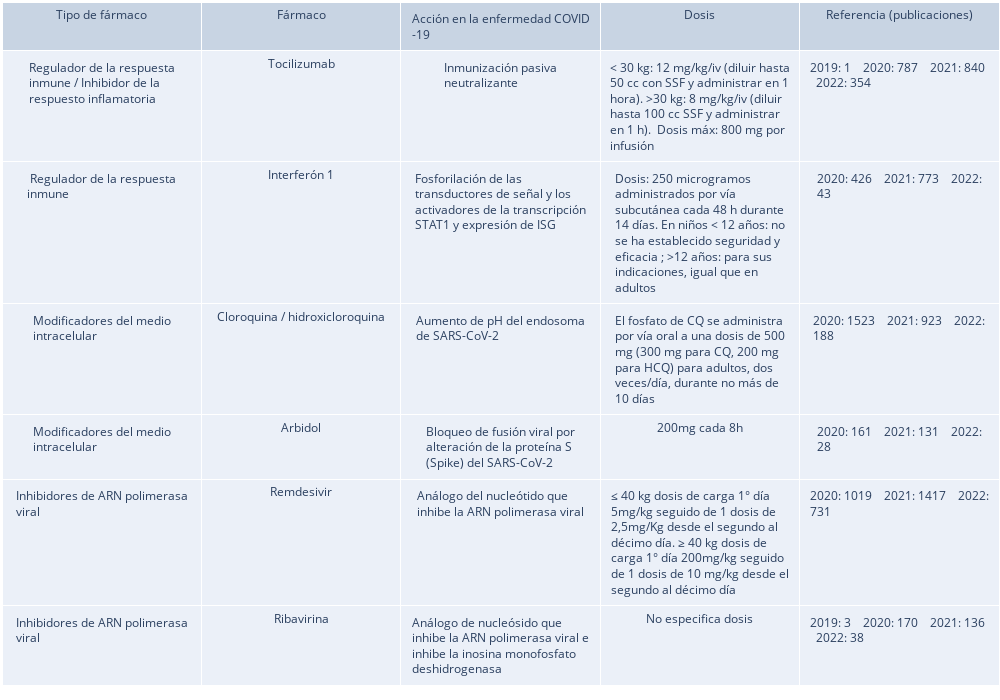

The code cell stored with this chart in its notebook:
### Code cell
import plotly.graph_objects as go
 
fig = go.Figure(data=[go.Table(header=dict(values=['Tipo de fármaco', 'Fármaco', 'Acción en la enfermedad COVID -19','Dosis','Referencia (publicaciones)']),
                cells=dict(values=[['Regulador de la respuesta inmune / Inhibidor de la respuesto inflamatoria', ' Regulador de la respuesta inmune' , 'Modificadores del medio intracelular', 'Modificadores del medio intracelular', 'Inhibidores de ARN polimerasa viral', 'Inhibidores de ARN polimerasa viral'], ['Tocilizumab','Interferón 1','Cloroquina / hidroxicloroquina','Arbidol','Remdesivir','Ribavirina'], ['Inmunización pasiva neutralizante', 'Fosforilación de las transductores de señal y los activadores de la transcripción STAT1 y expresión de ISG', 'Aumento de pH del endosoma de SARS-CoV-2', 'Bloqueo de fusión viral por alteración de la proteína S (Spike) del SARS-CoV-2', 'Análogo del nucleótido que inhibe la ARN polimerasa viral', 'Análogo de nucleósido que inhibe la ARN polimerasa viral e inhibe la inosina monofosfato deshidrogenasa'], ['< 30 kg: 12 mg/kg/iv (diluir hasta 50 cc con SSF y administrar en 1 hora). >30 kg: 8 mg/kg/iv (diluir hasta 100 cc SSF y administrar en 1 h).  Dosis máx: 800 mg por infusión', 'Dosis: 250 microgramos administrados por vía subcutánea cada 48 h durante 14 días. En niños < 12 años: no se ha establecido seguridad y eficacia ; >12 años: para sus indicaciones, igual que en adultos', 'El fosfato de CQ se administra por vía oral a una dosis de 500 mg (300 mg para CQ, 200 mg para HCQ) para adultos, dos veces/día, durante no más de 10 días', '200mg cada 8h', '≤ 40 kg dosis de carga 1° día 5mg/kg seguido de 1 dosis de 2,5mg/Kg desde el segundo al décimo día. ≥ 40 kg dosis de carga 1° día 200mg/kg seguido de 1 dosis de 10 mg/kg desde el segundo al décimo día', 'No especifica dosis'], ['2019: 1    2020: 787    2021: 840    2022: 354', '2020: 426    2021: 773    2022: 43', '2020: 1523    2021: 923    2022: 188', '2020: 161    2021: 131    2022: 28', '2020: 1019    2021: 1417    2022: 731', '2019: 3    2020: 170    2021: 136    2022: 38']]))
                    ])
fig.update_layout(height=700, width=1000, margin=dict(r=1, l=2, t=2, b=2))
fig.show()

### Figure 1 — Plotly figure (JSON) as saved in the notebook; plotly's stock layout.template omitted (floating-point values rounded to 4 significant figures)
{"data": [{"cells": {"values": [["Regulador de la respuesta inmune / Inhibidor de la respuesto inflamatoria", " Regulador de la respuesta inmune", "Modificadores del medio intracelular", "Modificadores del medio intracelular", "Inhibidores de ARN polimerasa viral", "Inhibidores de ARN polimerasa viral"], ["Tocilizumab", "Interferón 1", "Cloroquina / hidroxicloroquina", "Arbidol", "Remdesivir", "Ribavirina"], ["Inmunización pasiva neutralizante", "Fosforilación de las transductores de señal y los activadores de la transcripción STAT1 y expresión de ISG", "Aumento de pH del endosoma de SARS-CoV-2", "Bloqueo de fusión viral por alteración de la proteína S (Spike) del SARS-CoV-2", "Análogo del nucleótido que inhibe la ARN polimerasa viral", "Análogo de nucleósido que inhibe la ARN polimerasa viral e inhibe la inosina monofosfato deshidrogenasa"], ["< 30 kg: 12 mg/kg/iv (diluir hasta 50 cc con SSF y administrar en 1 hora). >30 kg: 8 mg/kg/iv (diluir hasta 100 cc SSF y administrar en 1 h).  Dosis máx: 800 mg por infusión", "Dosis: 250 microgramos administrados por vía subcutánea cada 48 h durante 14 días. En niños < 12 años: no se ha establecido seguridad y eficacia ; >12 años: para sus indicaciones, igual que en adultos", "El fosfato de CQ se administra por vía oral a una dosis de 500 mg (300 mg para CQ, 200 mg para HCQ) para adultos, dos veces/día, durante no más de 10 días", "200mg cada 8h", "≤ 40 kg dosis de carga 1° día 5mg/kg seguido de 1 dosis de 2,5mg/Kg desde el segundo al décimo día. ≥ 40 kg dosis de carga 1° día 200mg/kg seguido de 1 dosis de 10 mg/kg desde el segundo al décimo día", "No especifica dosis"], ["2019: 1    2020: 787    2021: 840    2022: 354", "2020: 426    2021: 773    2022: 43", "2020: 1523    2021: 923    2022: 188", "2020: 161    2021: 131    2022: 28", "2020: 1019    2021: 1417    2022: 731", "2019: 3    2020: 170    2021: 136    2022: 38"]]}, "header": {"values": ["Tipo de fármaco", "Fármaco", "Acción en la enfermedad COVID -19", "Dosis", "Referencia (publicaciones)"]}, "type": "table"}], "layout": {"height": 700, "margin": {"b": 2, "l": 2, "r": 1, "t": 2}, "width": 1000}}
